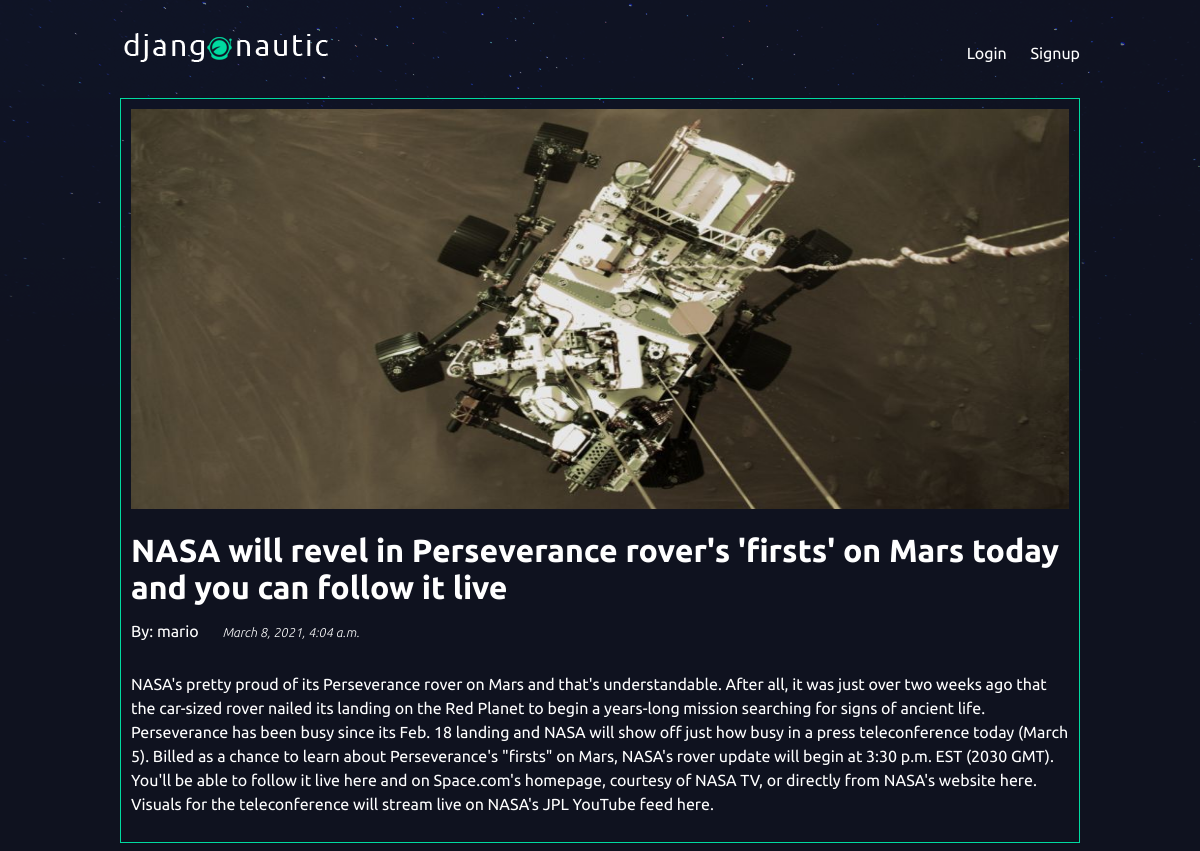
/articles/perseverance-rover-mars-firsts-nasa-webcast/, run on the app's committed database.
### articles/models.py (models this page shows, shortened)
class Article(models.Model):
    title = models.CharField(max_length=100)
    slug = models.SlugField()
    body = models.TextField()
    date = models.DateTimeField(auto_now_add=True)
    thumb = models.ImageField(default='default.png', blank=True)
    author = models.ForeignKey(User, on_delete=models.CASCADE, default=None)

### articles/views.py (the view)
# urls.py: path('<slug:slug>/', views.article_detail, name="detail"),
def article_detail(request, slug):
    article = Article.objects.get(slug=slug)
    return render(request, 'articles/article_detail.html', {'article': article})

### articles/templates/articles/article_detail.html
{% extends 'base_layout.html' %}
{% block content %}
<div class="article-detail">
    <div class="article">
        <img src={{article.thumb.url}} />
        <h2 class = "art_title">{{article.title}}</h2>
        <div class = "inline-block">
        <p class ="art_author">By: {{article.author}}</p>
        <p class = "art_date">{{article.date}}</p>
        </div>
        <p class = "art_body">{{article.body}}</p>
    </div>
</div>
{% endblock %}

### assets/styles.css (style rules this page uses)
body { background-color: #0f121f; background-image: url(stars.png); background-repeat: no-repeat; color: #fff; }
body * { font-family: 'Ubuntu', sans-serif; }
h1, h2, h3, h4, h5 { font-weight: normal; margin: 0; }
.article { padding: 10px; border: 1px solid #00dba0; }
.article img { width: 100%; height: 400px; }
.art_title { padding-top: 20px; font-weight: 700; font-size: 2em; }
.art_body { line-height: 1.5; font-size : 1em; }
.inline-block p { display: inline-block; margin-right: 20px; }
.art_date { font-size: .8em; font-weight: 200; font-style: italic; }

### data on the page
Article: thumb (picture), title "NASA will revel in Perseverance rover's 'firsts' on Mars today and you can follow it live", author "mario", date "March 8, 2021, 4:04 a.m.", body "NASA's pretty proud of its Perseverance rover on Mars and that's understandable. After all, it was just over two weeks ago that the car-sized rover nailed its landing on the Red Planet to begin a years-long mission searching for signs of ancient life. Perseverance has been busy since its Feb. 18 landing and NASA will show off just how busy in a press teleconference today (March 5). Billed as a chance to learn about Perseverance's \"firsts\" on Mars, NASA's rover update will begin at 3:30 p.m. EST (2030 GMT). You'll be able to follow it live here and on Space.com's homepage, courtesy of NASA TV, or directly from NASA's website here. Visuals for the teleconference will stream live on NASA's JPL…"
